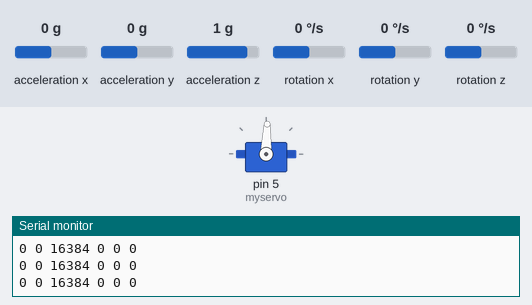
Simulated run of this sketch. Board: Arduino Uno, built with avr-gcc and run on an emulated ATmega328P. On the bench: servo, the last lines printed to the serial monitor. Inputs (shaded band) come from the test bench; at power-on: acceleration x 0 g, acceleration y 0 g, acceleration z 1 g, rotation x 0 °/s, rotation y 0 °/s, rotation z 0 °/s.

Above: at 1.2 s.
1.3 s: acceleration x set to -1.4 g
At 2.5 s:
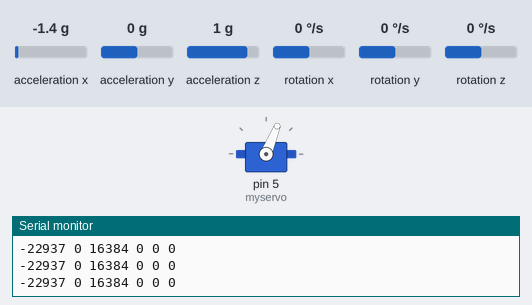
2.8 s: acceleration x set to 0.8 g
At 4.0 s:
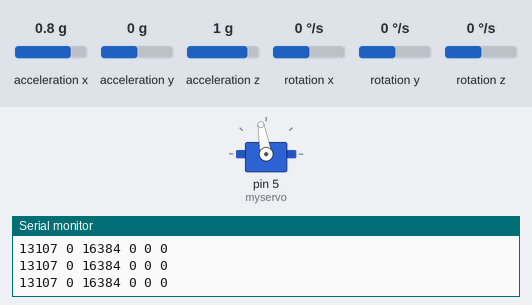
4.3 s: acceleration x set to 0 g
At 5.1 s:
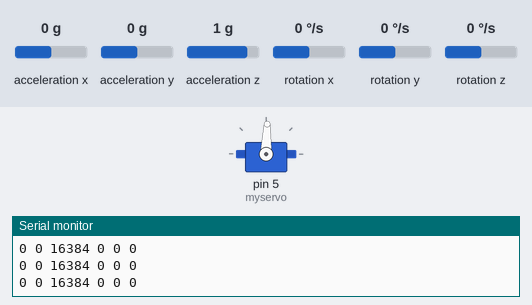
Timing chart, 0 to 7.3 s (numbered marks = the images above; inputs shaded):
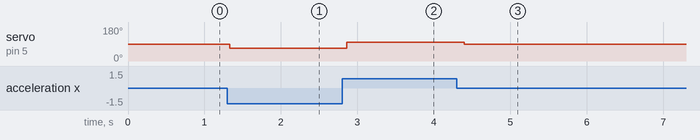

Measured:
- after the input at 1.3 s, servo on pin 5 (myservo): 88° → 68° at once
- after the input at 2.8 s, servo on pin 5 (myservo): 68° → 100° after 0.06 s
- after the input at 4.3 s, servo on pin 5 (myservo): 100° → 88° after 0.10 s

The sketch:

task1_example.ino
```cpp
/*
The sensor outputs provided by the library are the raw
16-bit values obtained by concatenating the 8-bit high and
low accelerometer and gyro data registers. They can be
converted to units of g and dps (degrees per second) using
the conversion factors specified in the datasheet for your
particular device and full scale setting (gain).

Example: An LSM6DS33 gives an accelerometer Z axis reading
of 16276 with its default full scale setting of +/- 2 g. The
LA_So specification in the LSM6DS33 datasheet (page 11)
states a conversion factor of 0.061 mg/LSB (least
significant bit) at this FS setting, so the raw reading of
16276 corresponds to 16276 * 0.061 = 992.8 mg = 0.9928 g.
*/
#include <Servo.h>
#include <Wire.h>
#include <LSM6.h>
Servo myservo;
LSM6 imu;
int kiirus = 1500;

char report[80];

void setup()
{
  Serial.begin(9600);
  myservo.attach(5);
  myservo.writeMicroseconds(kiirus);
  Wire.begin();

  if (!imu.init())
  {
    Serial.println("Failed to detect and initialize IMU!");
    while (1);
  }
  imu.enableDefault();
}

void loop()
{
  imu.read();

  Serial.print(imu.a.x);
  Serial.print(" ");
  Serial.print(imu.a.y);
  Serial.print(" ");
  Serial.print(imu.a.z);
  Serial.print(" ");
  Serial.print(imu.g.x);
  Serial.print(" ");
  Serial.print(imu.g.y);
  Serial.print(" ");
  Serial.println(imu.g.z);
  kiirus = map(imu.a.x, -6000, 16000, 1400, 1600);
  myservo.writeMicroseconds(kiirus);
  delay(100);
}
```
